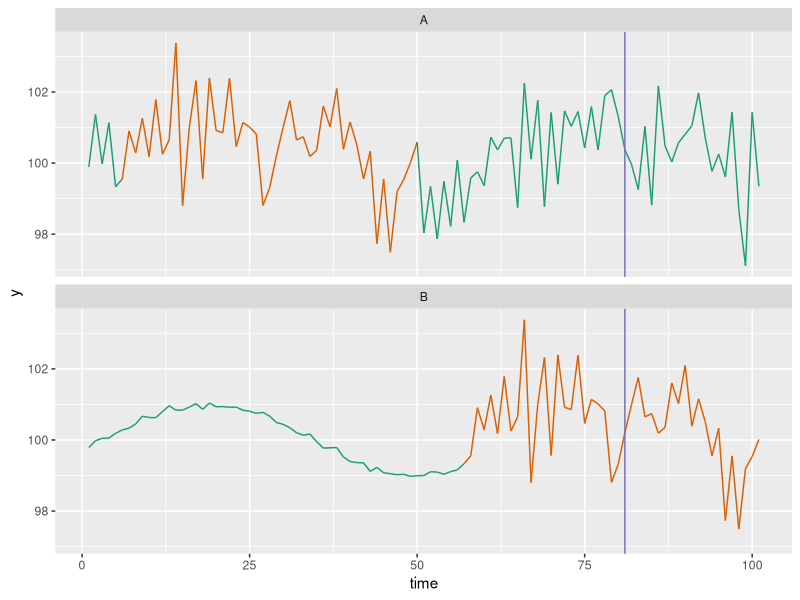

This chart was generated by the following R code:
library(tidyverse)

##---- Figure 1 ----
set.seed(15102020)
t <- seq(0, 10, 0.1)
y <- sin(t) + rnorm(100)
y <- y + 100
time <- 1:length(t)
col1 <- c(rep(1, 5), rep(2, 44), rep(1, 52))
df1 <- data.frame(y=y, time=time, col=col1)
t2 <- seq(0, 10, 0.1)
y2 <- cos(t2) + rnorm(25, sd=0.05) + 100
y2 <- c(y2, y[5:50])
t3 <- 1: 101
col2 <- c(rep(1, 101), rep(2, 46))
df2 <- data.frame(y=y2[46:146], time=t3, col=col2[46:146])
dfCombined <- bind_rows(df1, df2)
dfCombined$dfindex <- c(rep("A", nrow(df1)), rep("B", nrow(df2)))
ggplot(dfCombined, aes(y=y, x=time, col=factor(col)), group=1) +
  scale_colour_manual(values = c("#1b9e77", "#d95f02")) +
  geom_line() +  aes(group=NA) +
  geom_vline(xintercept=81, colour="#7570b3") +
  facet_wrap(vars(dfindex), ncol=1) +
  theme(legend.position = "none")
